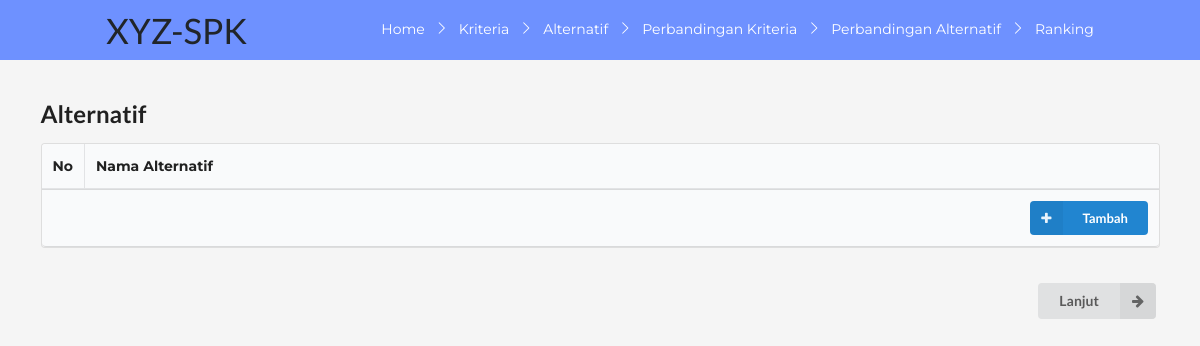
The app's page /owner/spk/alternatif.php, older data.
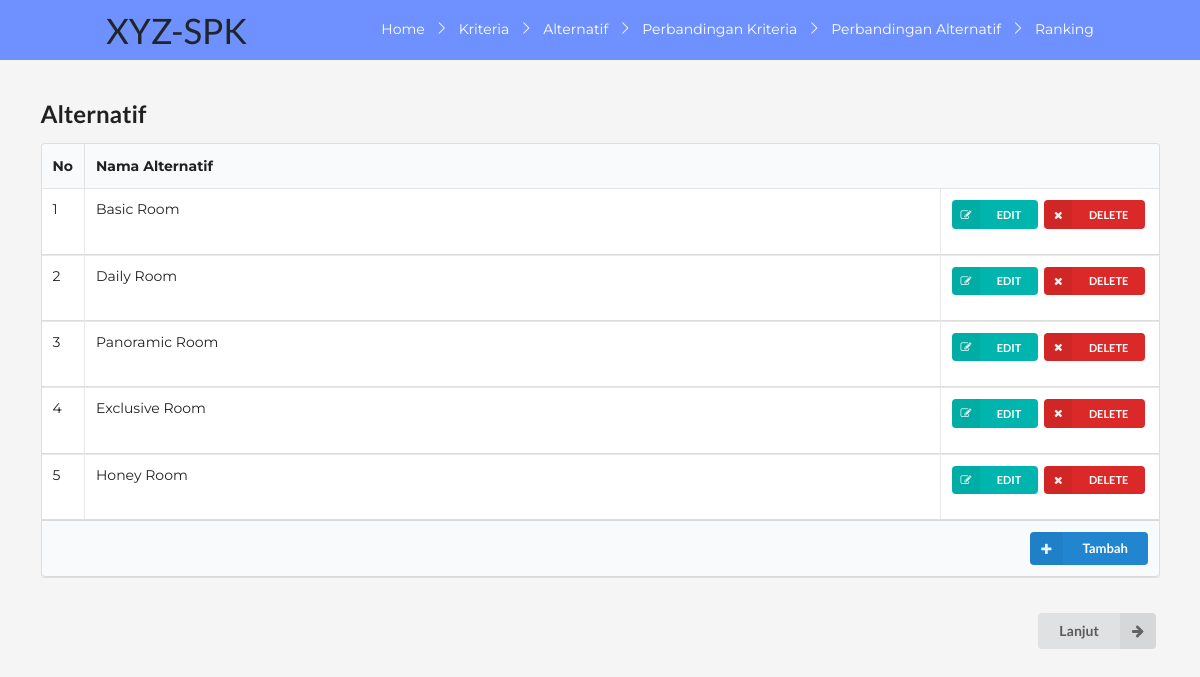
The same page, newer data.
### tables this page shows
CREATE TABLE `alternatif` (
  `id` int(11) NOT NULL,
  `nama` varchar(50) NOT NULL
);

### owner/spk/alternatif.php (the view, shortened to what this page needs)
<head>
	<link rel="stylesheet" type="text/css" href="semantic/dist/semantic.min.css">
</head>
<?php
	include('fungsi.php');
	include('navbar.php');
?>
<section class="content container mt-5">
	<h2 class="ui header">Alternatif</h2>
	<table class="ui celled table">
		<thead>
			<tr>
				<th class="collapsing">No</th>
				<th colspan="2">Nama Alternatif</th>
			</tr>
		</thead>
		<tbody>
		<?php
			$query = "SELECT id,nama FROM alternatif ORDER BY id";
			$result	= mysqli_query($koneksi, $query);
			$i = 0;
			while ($row = mysqli_fetch_array($result)) {
				$i++;
		?>
			<tr>
				<td><?php echo $i ?></td>
				<td><?php echo $row['nama'] ?></td>
				<td class="right aligned collapsing">
					<form method="post" action="alternatif.php">
						<button type="submit" name="edit" class="ui mini teal left labeled icon button"><i class="right edit icon"></i>EDIT</button>
						<button type="submit" name="delete" class="ui mini red left labeled icon button"><i class="right remove icon"></i>DELETE</button>
					</form>
				</td>
			</tr>
<?php } ?>
		</tbody>
		<tfoot class="full-width">
			<tr>
				<th colspan="3">
					<a href="tambah.php?jenis=alternatif">
						<div class="ui right floated small primary labeled icon button">
						<i class="plus icon"></i>Tambah
						</div>
					</a>
				</th>
			</tr>
		</tfoot>
	</table>
	<br>
	<form action="bobot_kriteria.php">
	<button class="ui right labeled icon button" style="float: right;">
		<i class="right arrow icon"></i>
		Lanjut
	</button>
	</form>
</section>

Row changes from the older to the newer data that the page shows:
added alternatif: nama "Basic Room"
added alternatif: nama "Daily Room"
added alternatif: nama "Panoramic Room"
added alternatif: nama "Exclusive Room"
added alternatif: nama "Honey Room"
